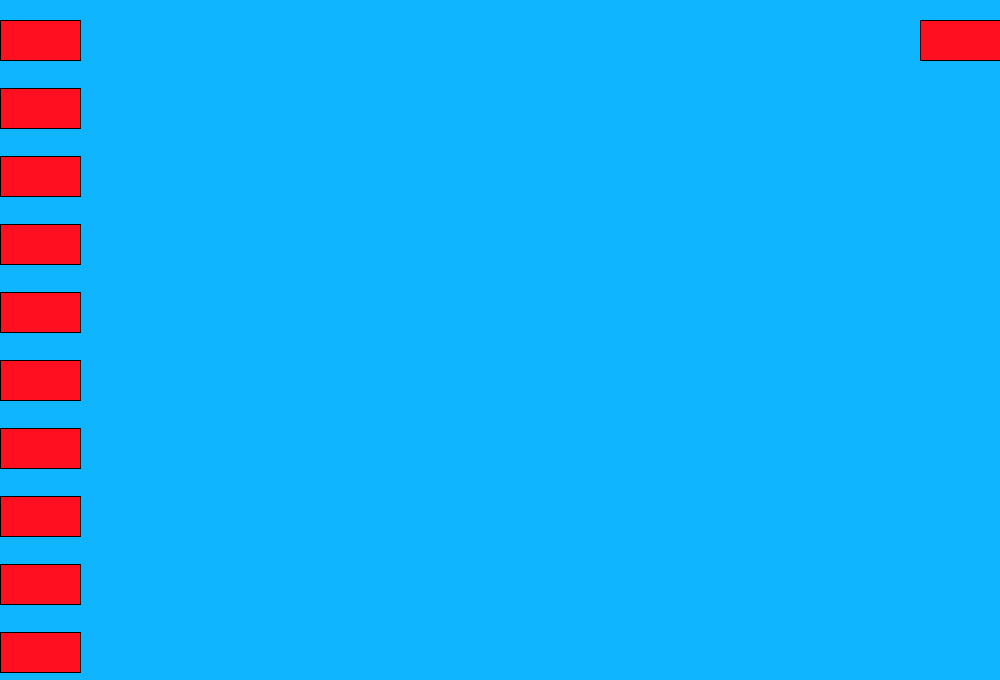
Frame 1 (no input)
Frame 60 (the mouse pressed at the canvas centre just before this capture): identical to frame 1, image omitted
Frame 120 (the mouse held since frame 60 and released just before this capture): identical to frame 1, image omitted

The Processing sketch that drew this single still picture (run headless with seeded random() and noise(); from frame 60 on, the mouse is pressed at the canvas centre):

// Processing sketch: multiButtonGUI
// ── multiButtonGUI.pde
/**
 *  MultiButton
 *  
 *  Spin off from my buttonGUI sketch
 *  but with ability to make multiple ones
 *  @author Piero Orderique
 *  @date 3 April 2019
 */

Button[] buttons;
Button cButton;
void setup(){
  size(1000, 680);
  buttons = new Button[10];
  cButton = new Button(width - 40, 40, 80, 40, #3AFF0F, #FF0F1F);
  for(int i = 0; i < buttons.length; i++){
    buttons[i] = new Button(40,i * height/buttons.length + 40, 80, 40, #3AFF0F, #FF0F1F);
  }
}
void draw(){
  background(#0FB5FF);
  cButton.displayRect();
  cButton.updateFeatures();
  for(int i = 0; i < buttons.length; i++){
    buttons[i].displayRect();
    buttons[i].updateFeatures();    
  }
}

void mousePressed(){
  if(cButton.overButton()){
    exampleMethod();
    cButton.state*=-1;
  }
  for(int i = 0; i < buttons.length; i++){
    if(buttons[i].overButton()){
      exampleMethod();
      buttons[i].state*=-1;
    }
  }
}

void exampleMethod(){
  print("Clicked!");
}

// ── Button.pde
class Button{
  private color colorOn, colorOff, buttonColor;
  private float xpos, ypos, w, h;
  private int state;
  
  //Default small black and white button
  Button(float xpos, float ypos){
    colorOn = 255;
    colorOff = 0;
    state = -1;
    w = 50;
    h = 50;
    buttonColor = colorOff;
    this.xpos = xpos;
    this.ypos = ypos;
  }
  
  Button(float xpos, float ypos, float w, float h, color colorOn, color colorOff){
    this.colorOn = colorOn;
    this.colorOff = colorOff;
    state = -1;
    buttonColor = colorOff;
    this.xpos = xpos;
    this.ypos = ypos;
    this.w = w;
    this.h = h;
  }
  
  
  public void displayRect(){
    fill(buttonColor);
    rectMode(CENTER);
    rect(xpos,ypos, w, h);
  }
  public void displayEllipse(float w, float h){
    fill(buttonColor);
    ellipseMode(CENTER);
    ellipse(xpos,ypos, w, h);
  }
  public boolean overButton(){
    if(mouseX <= (xpos + w) && mouseX >= (xpos - w) && mouseY <= (ypos + h) && mouseY >= (ypos - h)){
      return true;
    }else{
      return false;
    }
  }
  public void updateFeatures(){
    if(state > 0){
      buttonColor = colorOn;
    }else{
      buttonColor = colorOff;
    }
  }
}
